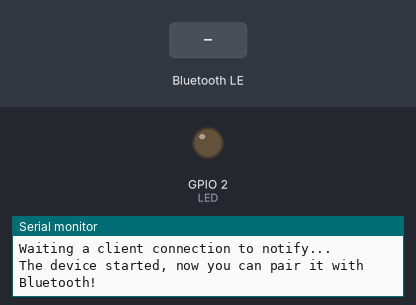
This sketch was run on a simulated ESP32-S3. Shown: output pins drawn as LEDs (lit = HIGH), the last lines printed to the serial monitor. The inputs (shaded band) are chosen by the test bench. Nothing arrives over Bluetooth unless stated; a phone connects over Bluetooth LE 3 s after start.

Above: at 1.2 s.
1.3 s: Bluetooth LE write "led_on" received
At 4.0 s:
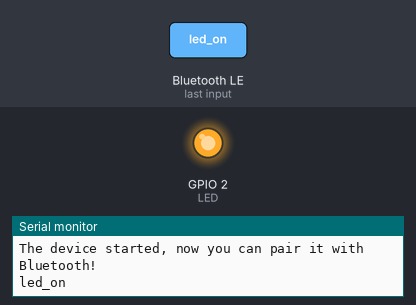
4.3 s: Bluetooth LE write "led_off" received
At 5.7 s:
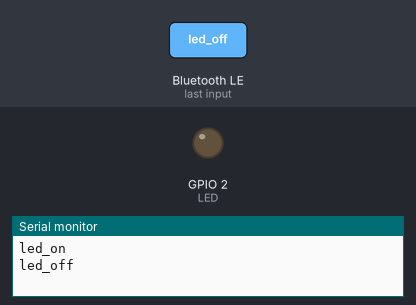
Timing chart, 0 to 7.3 s (numbered marks = the images above; inputs shaded):
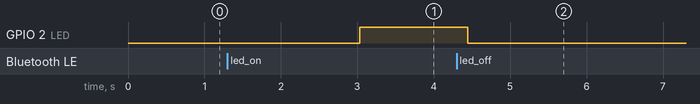

Measured:
- after the input at 1.3 s, GPIO 2 (LED): LOW → HIGH after 1.7 s
- after the input at 4.3 s, GPIO 2 (LED): HIGH → LOW after 0.15 s

The sketch:

Sketch_27.2_BluetoothToLed.ino
```cpp
/**********************************************************************
  Filename    : BLE_USART
  Description : Esp32 communicates with the phone by BLE and sends incoming data via a serial port
  Auther      : www.freenove.com
  Modification: 2024/07/01
**********************************************************************/
#include "BLEDevice.h"
#include "BLEServer.h"
#include "BLEUtils.h"
#include "BLE2902.h"
#include "String.h"

BLECharacteristic *pCharacteristic;
bool deviceConnected = false;
uint8_t txValue = 0;
long lastMsg = 0;
char rxload[20];

#define SERVICE_UUID "6E400001-B5A3-F393-E0A9-E50E24DCCA9E"
#define CHARACTERISTIC_UUID_RX "6E400002-B5A3-F393-E0A9-E50E24DCCA9E"
#define CHARACTERISTIC_UUID_TX "6E400003-B5A3-F393-E0A9-E50E24DCCA9E"
#define LED 2

class MyServerCallbacks : public BLEServerCallbacks {
  void onConnect(BLEServer *pServer) {
    deviceConnected = true;
  };
  void onDisconnect(BLEServer *pServer) {
    deviceConnected = false;
    //pServer->getAdvertising()->start(); //Reopen the pServer and wait for the connection.
  }
};

class MyCallbacks : public BLECharacteristicCallbacks {
  void onWrite(BLECharacteristic *pCharacteristic) {
    String rxValue = pCharacteristic->getValue();
    if (rxValue.length() > 0) {
      for (int i = 0; i < 20; i++) {
        rxload[i] = 0;
      }
      for (int i = 0; i < rxValue.length(); i++) {
        rxload[i] = (char)rxValue[i];
      }
    }
  }
};

void setupBLE(String BLEName) {
  const char *ble_name = BLEName.c_str();
  BLEDevice::init(ble_name);
  BLEServer *pServer = BLEDevice::createServer();
  pServer->setCallbacks(new MyServerCallbacks());
  BLEService *pService = pServer->createService(SERVICE_UUID);
  pCharacteristic = pService->createCharacteristic(CHARACTERISTIC_UUID_TX, BLECharacteristic::PROPERTY_NOTIFY);
  pCharacteristic->addDescriptor(new BLE2902());
  BLECharacteristic *pCharacteristic = pService->createCharacteristic(CHARACTERISTIC_UUID_RX, BLECharacteristic::PROPERTY_WRITE);
  pCharacteristic->setCallbacks(new MyCallbacks());
  pService->start();
  pServer->getAdvertising()->start();
  Serial.println("Waiting a client connection to notify...");
}

void setup() {
  pinMode(LED, OUTPUT);
  setupBLE("ESP32S3_Bluetooth");
  Serial.begin(115200);
  Serial.println("\nThe device started, now you can pair it with Bluetooth!");
}

void loop() {
  long now = millis();
  if (now - lastMsg > 100) {
    if (deviceConnected && strlen(rxload) > 0) {
      if (strncmp(rxload, "led_on", 6) == 0) {
        digitalWrite(LED, HIGH);
      }
      if (strncmp(rxload, "led_off", 7) == 0) {
        digitalWrite(LED, LOW);
      }
      Serial.println(rxload);
      memset(rxload,0,sizeof(rxload));
    }
    lastMsg = now;
  }
}
```
